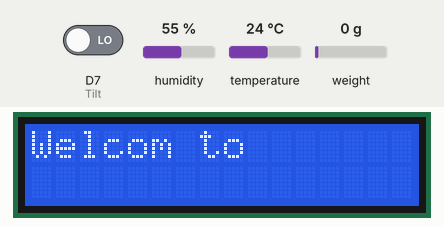
Bench run of a sketch on a simulated ESP8266 (NodeMCU). Shown: 16×2 character LCD. Inputs (shaded band) come from the test bench; at power-on: D7 (Tilt) LOW, humidity 55 %, temperature 24 °C, weight on the scale 0 g. WiFi joins after 1.5 s; servers stay silent unless stated; what the sketch prints to the serial monitor is not drawn.

Above: at 0.2 s.
At 3.2 s:
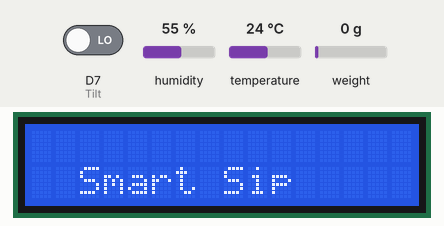
At 6.2 s:
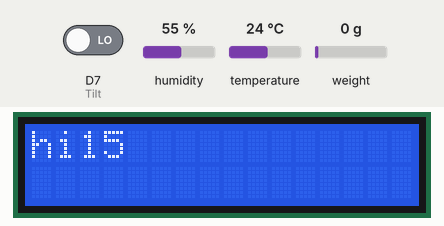
At 18.1 s:
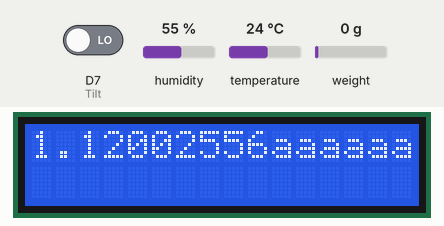
At 28.8 s:
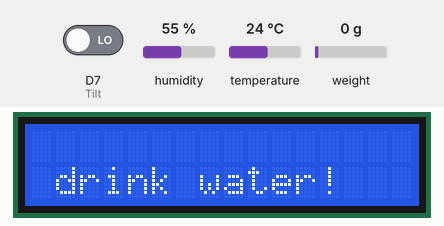
At 37.8 s:
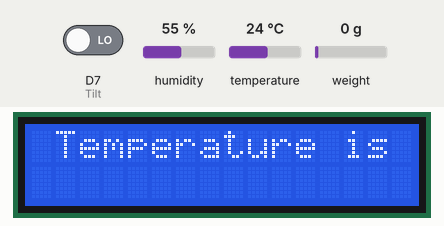

Measured:
- what the display in image 1 shows lasts 3.1 s, from 3.1 s to 6.2 s

The sketch:

sketch_smart_sip_thingspeak.ino
```cpp
//SmartSip
//Libraries
#include <ESP8266WiFi.h>
#include "HX711.h"
#include <ThingSpeak.h>
#include <Wire.h>
#include <LiquidCrystal_I2C.h>
#include <Arduino.h>
#include <SimpleDHT.h>
#include <OneWire.h>
#include "DHT.h"
#include <Time.h>
#include <TimeLib.h>
#define DHTPIN D5      // what digital pin the DHT22 is conected to
#define DHTTYPE DHT11  // there are multiple kinds of DHT sensors
#define Tilt D7

// definitions
const char *ssid = "IoT_LAB";
const char *pass = "IoT123321";
unsigned long counterChannelNumber = 2240605;          // Channel ID
const char *myCounterReadAPIKey = "MPF00N9V6XSMS6TL";  // Read API Key
const int FieldNumber1 = 3;                            // The field you wish to read

WiFiClient client;
LiquidCrystal_I2C lcd(0x27, 16, 2);
DHT dht(DHTPIN, DHTTYPE);  // temp sensor

//for weight scale
float Tare = 0;
const int LOADCELL_DOUT_PIN = D6;
const int LOADCELL_SCK_PIN = D4;
HX711 scale;

void wifi_setup() {
  Serial.println(ssid);
  WiFi.mode(WIFI_STA);
  WiFi.begin("ssid", "password");
  while (WiFi.status() != WL_CONNECTED) {
    delay(100);
    Serial.print(".");
  }
  Serial.println(WiFi.localIP());
}

int timeSinceLastRead = 0;

void setup() {

    pinMode(Tilt, INPUT);  //tilt sesnsor pin

  //LCD
  lcd.init();
  lcd.begin(16, 2);
  LCD_print(0, 0, "Welcom to");
  LCD_print(2, 1, "Smart Sip");

  Serial.begin(115200);
  //Wire.begin(D1, D2);

  //lcd.backlight();
  WiFi.begin(ssid, pass);
  //lcd.clear();
  Serial.println("WiFi connected");
    LCD_print(0, 0, "hi15");

  // temp sensor
  Serial.setTimeout(500);
  dht.begin();

  //Weight scale
  scale.begin(LOADCELL_DOUT_PIN, LOADCELL_SCK_PIN);
  Serial.println(scale.read());            // print a raw reading from the ADC
  Serial.println(scale.read_average(20));  // print the average of 20 readings from the ADC
  Serial.println(scale.get_value(5));
  Serial.println(scale.get_units(5), 1);
  scale.set_scale(1455.9766);  //(Reading/khnown weight ) (500/-531217)= -1062.434
  scale.tare(0);               // reset the scale to 0
  Serial.print("read: \t\t");
  Serial.println(scale.read());
  Serial.print("read average: \t\t");
  Serial.println(scale.read_average(20));
  Serial.print("get value: \t\t");
  Serial.println(scale.get_value(5));
  Serial.print("get units: \t\t");
  Serial.println(scale.get_units(), 1);
  Serial.println("Readings:");


  LCD_print(0, 0, "hi23");

  ThingSpeak.begin(client);
}


void loop() {

  LCD_print(0, 0, "1.12002556aaaaaaa");

  //Weight scale
  Serial.print("one reading:\t");
  Serial.print(scale.get_units(), 1);
  Serial.print("\t| average:\t");
  Serial.println(scale.get_units(10), 5);

  delay(500);


  //Reminder's code
  static byte lastSecond = 0;
  uint32_t currentSeconds = now();
  if (lastSecond != second(currentSeconds)) {
    lastSecond = second(currentSeconds);
    char elapsedTime[32] = "";
    int hrs = currentSeconds / 3600;
    int minutes = currentSeconds % 3600 / 60;
    sprintf(elapsedTime, "%3d:%02d:%02d",
            hrs,
            minutes,
            (currentSeconds % 60));
    Serial.println(elapsedTime);
  }


  //Tilt sensor code
  int val_digital = digitalRead(Tilt);
  if (val_digital) {
    scale.read();
    Serial.println(val_digital);
    Serial.print("\t");
    LCD_print(6, 0, "Yes!");
    LCD_print(1, 1, "keep Hydrated!");
    //lcd.clear();
  }

  //temp sensor
  float t = dht.readTemperature();
  float f = dht.readTemperature(true);

  if (timeSinceLastRead > 2000) {
    if (isnan(t) || isnan(f)) {
      Serial.println("Failed to read from DHT sensor!");
      timeSinceLastRead = 0;
      return;
    }
    float hif = dht.computeHeatIndex(f);
    float hic = dht.computeHeatIndex(t, false);
    Serial.print("Temperature: ");
    timeSinceLastRead = 0;
  }
  timeSinceLastRead += 100;
  int C = (f - 32) * 0.5556;
  Serial.print(C);
  Serial.println(" °C\t");
  if (C > 15) {
    LCD_print(1, 0, "Temperature is :");
    // itoa(C);
    //LCD_print(C);


    // lcd.clear();
    LCD_print(3, 0, "High temp");
    LCD_print(1, 1, "drink water!");
    // lcd.clear();
  }
  ThingSpeak.setField(2, scale.get_units(10));
  ThingSpeak.setField(1, dht.readTemperature());
  ThingSpeak.setField(3, digitalRead(Tilt));
  ThingSpeak.writeFields(counterChannelNumber, myCounterReadAPIKey);
}


void LCD_print(int x, int y, char *str) {

  lcd.backlight();
  lcd.setCursor(x, y);
  lcd.print(str);
  delay(3000);
  lcd.clear();
}
```
